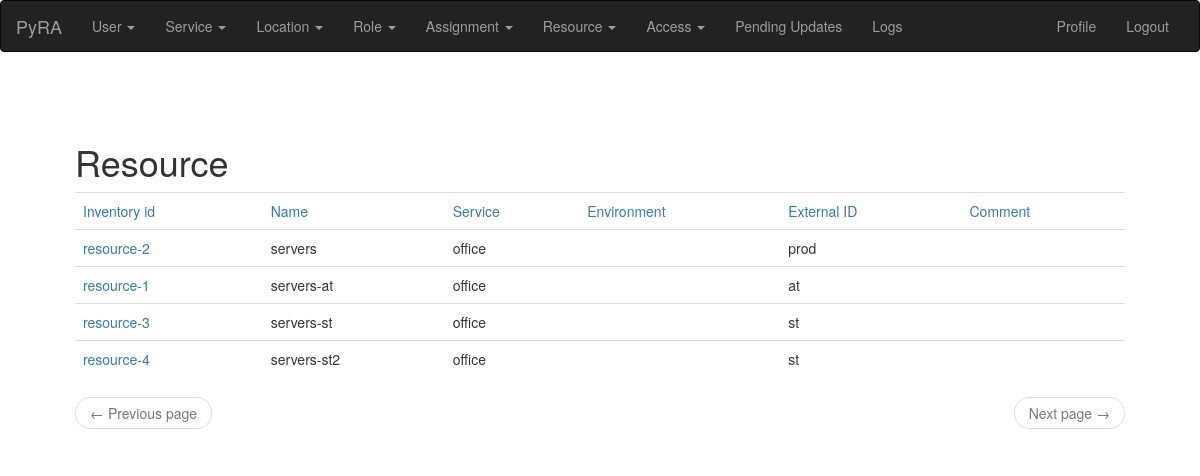
Screenshot of /resource/list/ (signed in) with the database file from the repository.
### app/modules/resource/models.py (models this page shows, shortened)
class Resource(db.Model):
    __tablename__ = "resource"
    id = db.Column(db.Integer, primary_key=True)
    name = db.Column(db.String(140), unique=True)
    service_id = db.Column(db.Integer, db.ForeignKey('service.id'))
    service = db.relationship('Service')
    external_id = db.Column(db.String(140))
    environment = db.Column(db.String(140))
    comment = db.Column(db.String(2000))
    def inventory_id(self):
        return '{}-{}'.format(self.__class__.__name__.lower(), self.id)

### app/main/models.py (models this page shows, shortened)
class PaginatedAPIMixin(object):
    @staticmethod
    def to_collection_dict(query, page, per_page, endpoint, **kwargs):
        resources = query.paginate(page, per_page, False)
        print("page: %s per_page: %s endpoint %s" % (page, per_page, endpoint))
        data = {
            'items': [item.to_dict() for item in resources.items],
            '_meta': {
                'page': page,
                'per_page': per_page,
                'total_pages': resources.pages,
                'total_items': resources.total
            },
            '_links': {
                'self': url_for(endpoint, id=id, page=page, per_page=per_page,
                                **kwargs),
                'next': url_for(endpoint, id=id, page=page + 1, per_page=per_page,
                                **kwargs) if resources.has_next else None,
                'prev': url_for(endpoint, id=id, page=page - 1, per_page=per_page,
                                **kwargs) if resources.has_prev else None
            }
        }
        return data

class Service(PaginatedAPIMixin, db.Model):
    __tablename__ = "service"
    id = db.Column(db.Integer, primary_key=True)
    name = db.Column(db.String(140), unique=True)
    updated = db.Column(db.DateTime, index=True, default=datetime.utcnow)
    color = db.Column(db.String(140))
    users = db.relationship('User', secondary=service_user)
    manager = db.relationship('User', foreign_keys='Service.manager_id')
    manager_id = db.Column(db.Integer, db.ForeignKey('user.id'))

### app/modules/resource/routes.py (the view)
@bp.route('/resource/list/', methods=['GET', 'POST'])
@login_required
def resource_list():
    page = request.args.get('page', 1, type=int)
    service_name = request.args.get('service')
    service = Service.query.filter_by(name=service_name).first()
    resources = None
    if service:
        resources = Resource.query.filter_by(service_id=service.id).paginate(
                page, current_app.config['POSTS_PER_PAGE'], False)
    else:
        resources = Resource.query.order_by(Resource.name).paginate(
            page, current_app.config['POSTS_PER_PAGE'], False)
    next_url = url_for('main.resource_list', page=resources.next_num) \
        if resources.has_next else None
    prev_url = url_for('main.resource_list', page=resources.prev_num) \
        if resources.has_prev else None
    return render_template('resource.html', title=_('Resource'),
                           resources=resources.items, next_url=next_url,
                           prev_url=prev_url)

### app/main/models.py (called while the page is built)
@login.user_loader
def load_user(id):
    return User.query.get(int(id))

### app/main/routes.py (called while the page is built)
@bp.before_app_request
def before_request():
    if current_user.is_authenticated:
        current_user.last_seen = datetime.utcnow()
        db.session.commit()
    g.locale = str(get_locale())

### app/templates/resource.html (shortened to what this page needs)
{% extends "base.html" %}
{% import 'bootstrap/wtf.html' as wtf %}
{% block app_content %}
{% if resources %}
<table class="table table-hover">
    <tr>
      <td><A HREF="{{url_for('main.resource_list', sort='id',          order=order)}}">{{_('Inventory id')}}</td>
      <td><A HREF="{{url_for('main.resource_list', sort='name',        order=order)}}">{{_('Name')}}        </A></td>
      <td><A HREF="{{url_for('main.resource_list', sort='service_id',  order=order)}}">{{_('Service')}}     </A></td>
      <td><A HREF="{{url_for('main.resource_list', sort='environment', order=order)}}">{{_('Environment')}}     </A></td>
      <td><A HREF="{{url_for('main.resource_list', sort='external_id', order=order)}}">{{_('External ID')}}     </A></td>
      <td><A HREF="{{url_for('main.resource_list', sort='comment',  order=order)}}">{{_('Comment')}}     </A></td>
    </tr>
    {% for r in resources %}
      <tr>
        <td>   <A HREF="{{url_for('main.resource_edit', resource=r.id)}}"> {{ r.inventory_id() }} </A> </td>
        <td>  {{ r.name }}            </td>
        <td>  {{ r.service.name }}    </td>
        <td>  {{ r.external_id }}     </td>
        <td>  {{ r.environment }}     </td>
        <td>  {{ r.comment }}         </td>
      </tr>
    {% endfor %}
    </table>
    <nav aria-label="...">
        <ul class="pager">
            <li class="previous{% if not prev_url %} disabled{% endif %}">
                <a href="{{ prev_url or '#' }}">
                    <span aria-hidden="true">&larr;</span> {{ _('Previous page') }}
                </a>
            </li>
            <li class="next{% if not next_url %} disabled{% endif %}">
                <a href="{{ next_url or '#' }}">
                    {{ _('Next page') }} <span aria-hidden="true">&rarr;</span>
                </a>
            </li>
        </ul>
    </nav>
{% endif %}
{% endblock %}

### app/templates/base.html (shortened to what this page needs)
{% extends 'bootstrap/base.html' %}
{% block navbar %}
<nav class="navbar navbar-inverse ">
 <div class="container-fluid">
   <div class="navbar-header">
     <a class="navbar-brand" href="/">PyRA</a>
   </div>
   {% if current_user.is_authenticated %}
  <div class="collapse navbar-collapse" id="myNavbar">
   <ul class="nav navbar-nav">
     <li class="dropdown">
         <a class="dropdown-toggle" data-toggle="dropdown" href="#">User
         <span class="caret"></span></a>
     </li>
     <li class="dropdown">
         <a class="dropdown-toggle" data-toggle="dropdown" href="#">Service
         <span class="caret"></span></a>
     </li>
     <li class="dropdown">
         <a class="dropdown-toggle" data-toggle="dropdown" href="#">Location
         <span class="caret"></span></a>
     </li>
     <li class="dropdown">
         <a class="dropdown-toggle" data-toggle="dropdown" href="#">Role
         <span class="caret"></span></a>
     </li>
     <li class="dropdown">
         <a class="dropdown-toggle" data-toggle="dropdown" href="#">Assignment
         <span class="caret"></span></a>
     </li>
     <li class="dropdown">
         <a class="dropdown-toggle" data-toggle="dropdown" href="#">Resource
         <span class="caret"></span></a>
     </li>
     <li class="dropdown">
         <a class="dropdown-toggle" data-toggle="dropdown" href="#">Access
         <span class="caret"></span></a>
     </li>
     <li class="nav-item"><a href="{{ url_for('main.updates_list') }}">{{ _('Pending Updates') }}</a></li>
     <li class="nav-item"><a href="{{ url_for('main.logs_list') }}">{{ _('Logs') }}</a></li>
   </ul>
   {% endif %}
   <ul class="nav navbar-nav navbar-right">
       {% if current_user.is_anonymous %}
       <li class="nav-item"><a href="{{ url_for('auth.login') }}">{{ _('Login') }}</a></li>
       {% else %}
       <li class="nav-item"><a href="{{ url_for('main.user', username=current_user.username) }}">{{ _('Profile') }}</a></li>
       <li class="nav-item"><a href="{{ url_for('auth.logout') }}">{{ _('Logout') }}</a></li>
       {% endif %}
   </ul>
 </div>
</nav>
{% endblock %}
{% block content %}
    <div class="container-fluid" style="margin-left:5%;margin-right:5%;margin-top:70px">
        <h1> {% if title %} {{ title }} {% else %}{{ _('Welcome to Pyra') }}{% endif %}</h1>
        {% block app_content %}{% endblock %}
    </div>
{% endblock %}

### rows the page displays
Resource: inventory_id "resource-2", name "servers", service.name "office", environment "prod"
Resource: inventory_id "resource-1", name "servers-at", service.name "office", environment "at"
Resource: inventory_id "resource-3", name "servers-st", service.name "office", environment "st"
Resource: inventory_id "resource-4", name "servers-st2", service.name "office", environment "st"

### other values shown
{{ title }} "Resource"
